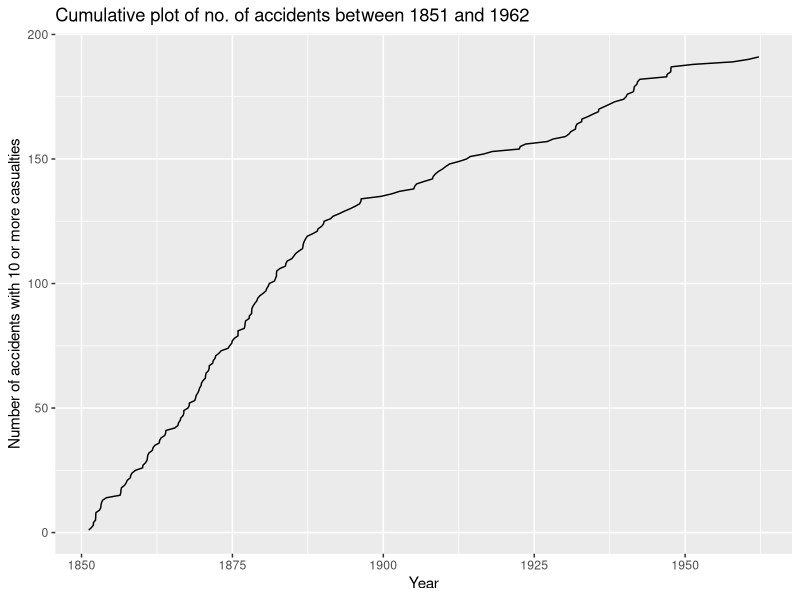
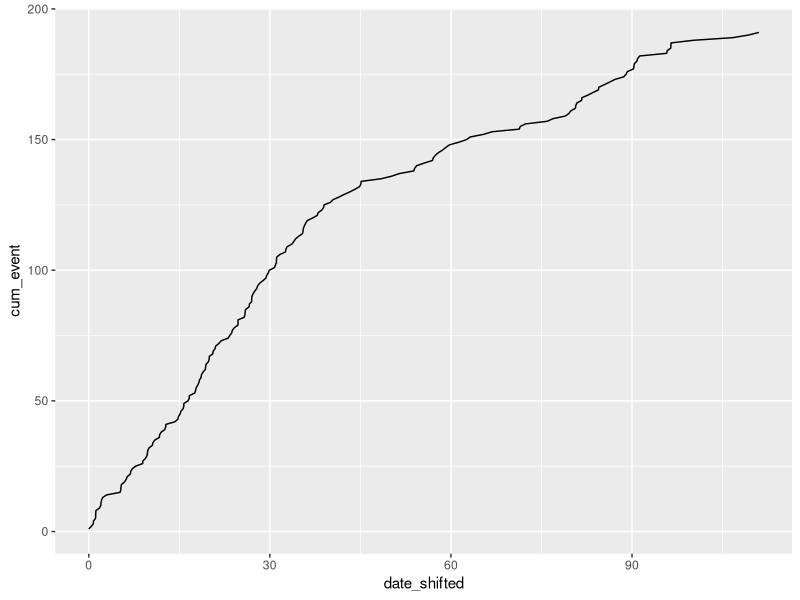
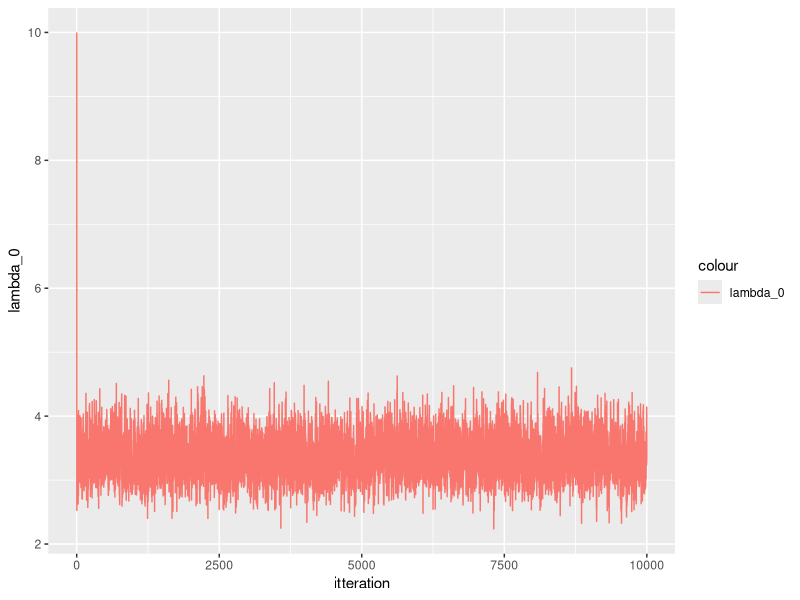
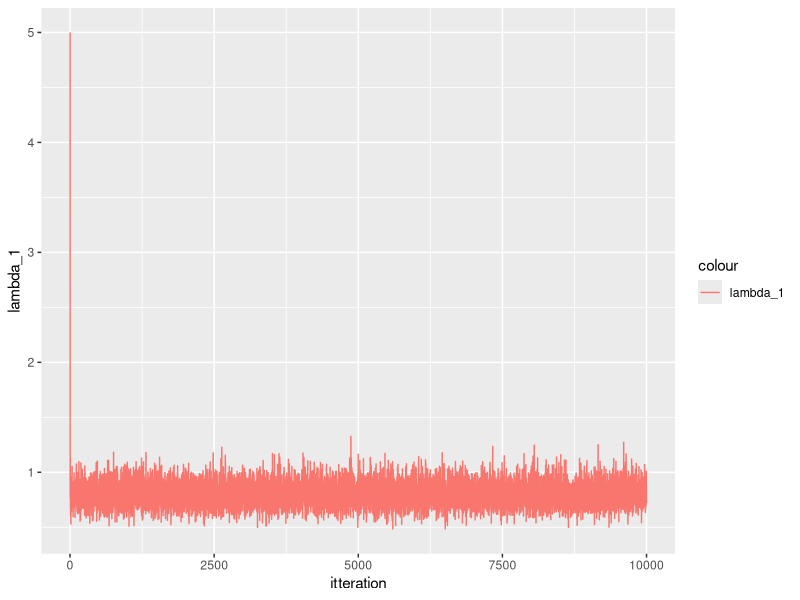
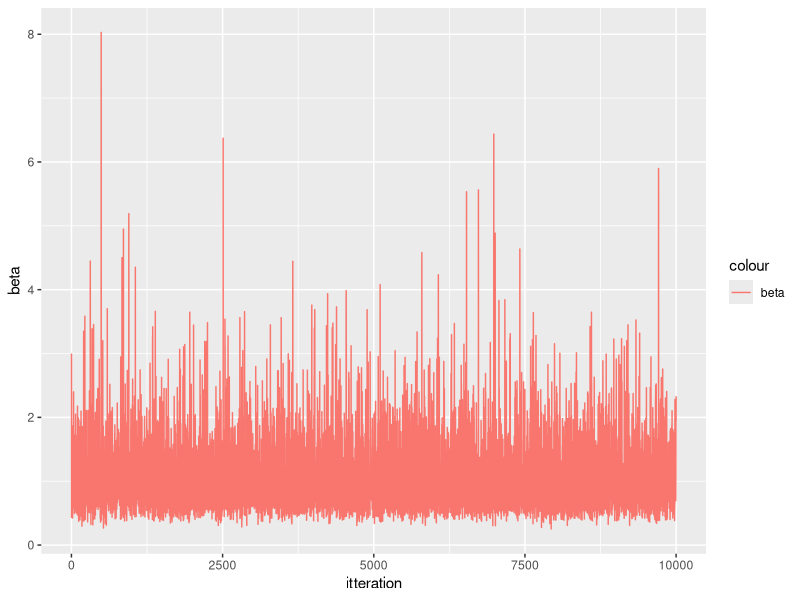
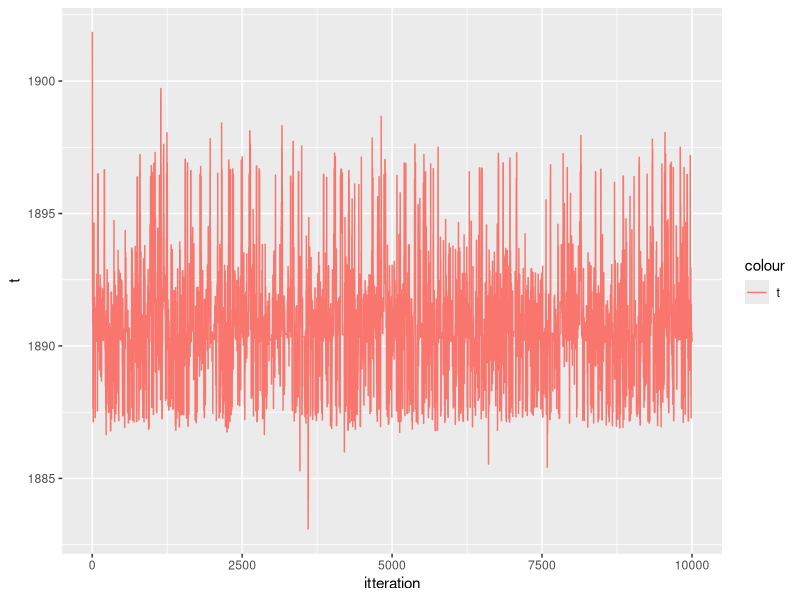
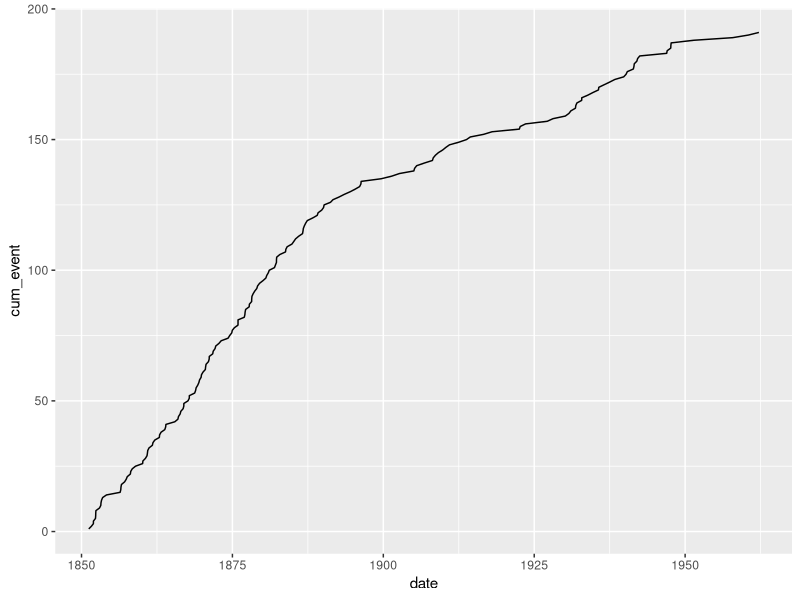
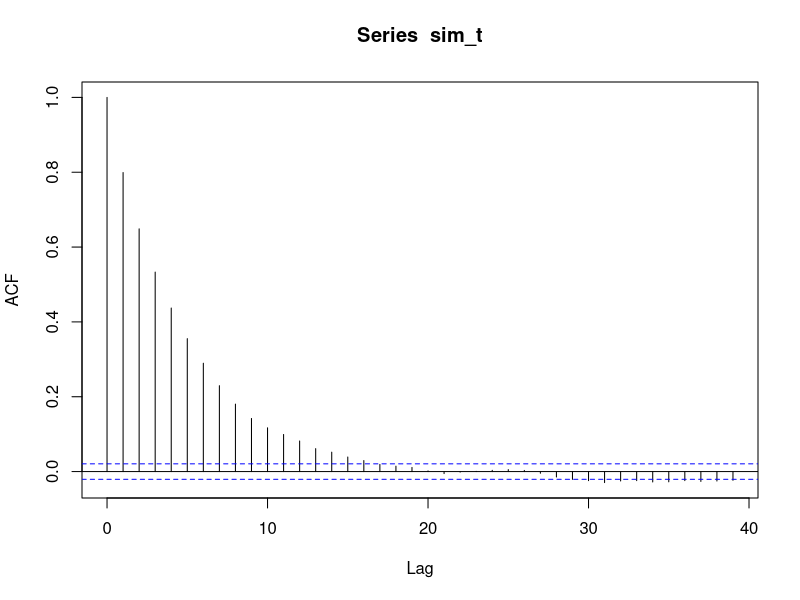

These charts were generated, in order, by the following R code:
## SINGLE SITE MCMC 

MH_single_alg <- function(n,data, t_0,t_2, t, lambda_0,lambda_1, beta, sigma){

  # Find number of deaths in each interval given initial t
  y_0 = sum(data[date <t]$event)
  y_1 = sum(data[date>= t]$event)
  
  # Construct result matrix
  results <- matrix(nrow = n, ncol = 5)
  results[1, 1:5] <- c(t, lambda_0, lambda_1, beta, 1)
  for(i in 2:n){
    print(i)
    # Collect old values for t and beta and compute corresponding y_0 and y_1 values
    t_old <- results[i-1, 1]
    
    y_0_o = sum(data[date <t_old]$event)
    y_1_o = sum(data[date>= t_old]$event)
    
    beta <- results[i-1, 4]
    
    # Preform Gibbs step
    lambda_0 <- rgamma(1, y_0 + 2, scale = 1/(t_old - t_0 + 1/beta))
    lambda_1 <- rgamma(1, y_1 + 2, scale = 1/(t_2 - t_old + 1/beta))

    beta_tilde <- rgamma(1, 6, scale = 1/(lambda_0 + lambda_1 + 1)) #is this okay to d0?
    beta <- 1/beta_tilde
    
    results[i, 2:4] <- c( lambda_0, lambda_1, beta)
    
    # Preform MH step with the random walk of order one as the proposal density
    t_new <- rnorm(1, t_old, sigma)
    
    ### Compute corresponding values for y_0 and y_1
    y_0_n = sum(data[date <t_new]$event)
    y_1_n = sum(data[date>= t_new]$event)
    
    ### Compute the acceptance probability in log scale and compare with u unif(0,1)
    a_log <- (((y_0_n +1)*log(lambda_0) + (y_1_n +1)*log(lambda_1) - t_new *(lambda_0 - lambda_1 )) - 
                ((y_0_o +1)*log(lambda_0) + (y_1_o +1)*log(lambda_1) - t_old *(lambda_0 - lambda_1 )))
    u <- runif(1)
    results[i, 5] <-  exp(a_log)
    if (u< exp(a_log)){
      results[i, 1] <-  t_new
    } else{
      results[i,1] <- t_old
      }
  }
  return (results)
}

# Load libraries and data
library(boot)
library(data.table)
library(tidyr)
library(ggplot2)

# Create data table
data <- as.data.table(coal)
data[, event:= 1]
data[, cum_event := cumsum(event)]
data[, date_shifted := date- data[1, date]]


q <- ggplot(data = data, aes(x = date, y = cum_event))
q <- q + geom_line() + ggtitle("Cumulative plot of no. of accidents between 1851 and 1962") + 
  xlab("Year") + ylab("Number of accidents with 10 or more casualties")
q

q <- ggplot(data = data, aes(x = date_shifted, y = cum_event))
q <- q + geom_line()
q


# Initial values for t, lambda_0, lambda_1, beta
t = data[1, date] + 50
lambda_0 <- 10 
lambda_1 <- 5 
beta = 3

# Set n, t_0, t_2 and tuning parameter sigma
n = 10000
t_0 = data[1, date]
t_2 = data[nrow(data), date] #maybe should be 1963? 
sigma = 3

# Run algorithm
sim_MH_single <- MH_single_alg(n,data, t_0, t_2, t, lambda_0,lambda_1, beta, sigma)

#Format and plot the reuslts
sim_MH_single <- as.data.table(sim_MH_single)
setnames(sim_MH_single, c("t", "lambda_0", "lambda_1", "beta", "a"))
sim_MH_single[, itteration := seq(1:n)]

q <- ggplot(data = sim_MH_single, aes(x = itteration) )
q <- q + geom_line(aes(y = lambda_0, colour = "lambda_0"))
q
q <- ggplot(data = sim_MH_single, aes(x = itteration) )
q <- q + geom_line(aes(y = lambda_1, colour = "lambda_1"))
q
q <- ggplot(data = sim_MH_single, aes(x = itteration) )
q <- q + geom_line(aes(y = beta, colour = "beta"))
q
q <- ggplot(data = sim_MH_single, aes(x = itteration) )
q <- q + geom_line(aes(y = t, colour = "t"))
q

# Check if values seem reasonable
summary(sim_MH_single)
3.655*(1891- t_0) + 0.62*(t_2-1891)

q <- ggplot(data = data, aes(x = date, y = cum_event))
q <- q + geom_line()
q

##Looking at the acf of t

burnin <- 1000

sim_t <- sim_MH_single$t[burnin:n]

acf(sim_t)
